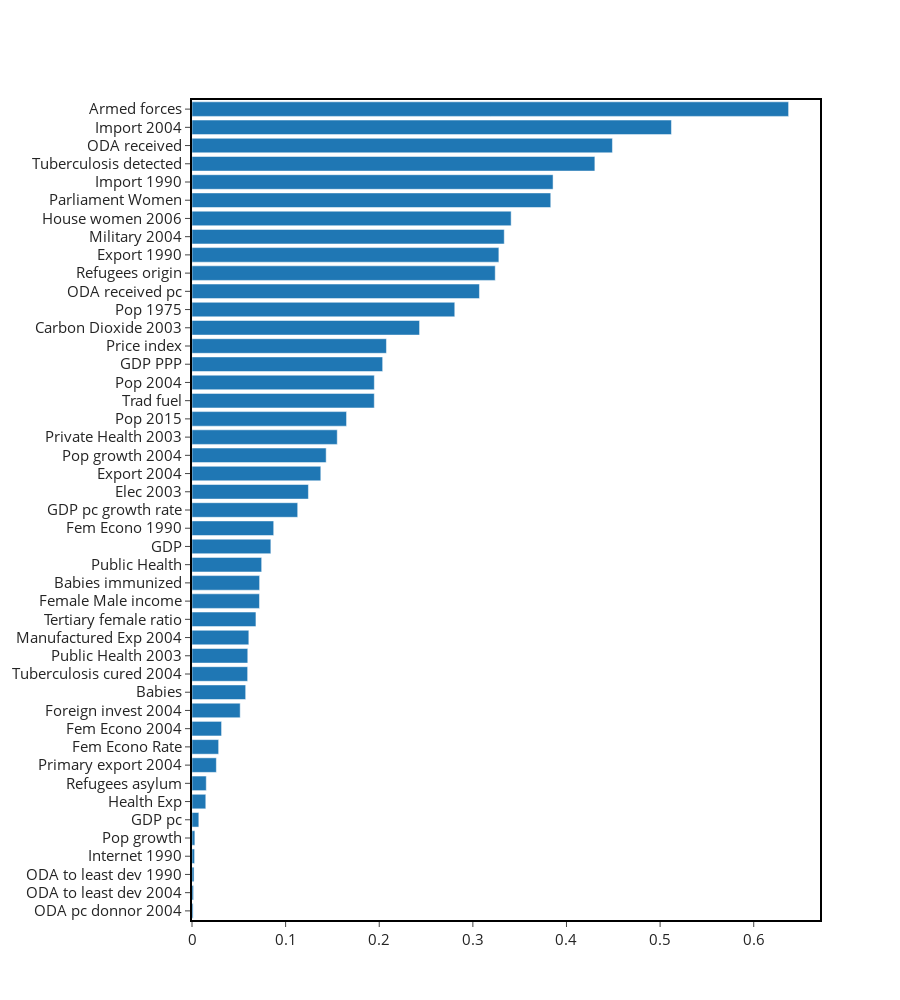

The notebook cell saved with this chart:
### Code cell
explainer.plot_combined_gradients(instance_id)

### Figure 1 — Plotly figure (JSON) as saved in the notebook; plotly's stock layout.template omitted (floating-point values rounded to 4 significant figures)
{"data": [{"name": "Combined Gradients", "orientation": "h", "showlegend": false, "type": "bar", "x": [0.003051, 0.1433, 0.2077, 0.2431, 0.3278, 0.1376, 0.1244, 0.08422, 0.2037, 0.007291, 0.1129, 0.02847, 0.08727, 0.03159, 0.01473, 0.05734, 0.002763, 0.3857, 0.5121, 0.0683, 0.07223, 0.0607, 0.05147, 0.3335, 0.05957, 0.1551, 0.02602, 0.07442, 0.01525, 0.3239, 0.6373, 0.3832, 0.07207, 0.3409, 0.2807, 0.1948, 0.1651, 0.4303, 0.05944, 0.1947, 0.001194, 0.002176, 0.001673, 0.4491, 0.307], "y": ["Pop growth", "Pop growth 2004", "Price index", "Carbon Dioxide 2003", "Export 1990", "Export 2004", "Elec 2003", "GDP", "GDP PPP", "GDP pc", "GDP pc growth rate", "Fem Econo Rate", "Fem Econo 1990", "Fem Econo 2004", "Health Exp", "Babies", "Internet 1990", "Import 1990", "Import 2004", "Tertiary female ratio", "Babies immunized", "Manufactured Exp 2004", "Foreign invest 2004", "Military 2004", "Public Health 2003", "Private Health 2003", "Primary export 2004", "Public Health", "Refugees asylum", "Refugees origin", "Armed forces", "Parliament Women", "Female Male income", "House women 2006", "Pop 1975", "Pop 2004", "Pop 2015", "Tuberculosis detected", "Tuberculosis cured 2004", "Trad fuel", "ODA pc donnor 2004", "ODA to least dev 1990", "ODA to least dev 2004", "ODA received", "ODA received pc"]}], "layout": {"font": {"size": 15}, "height": 1000, "width": 900, "xaxis": {"linecolor": "black", "linewidth": 2, "mirror": true, "showgrid": false, "showline": true, "ticks": "outside", "zerolinecolor": "grey", "zerolinewidth": 1}, "yaxis": {"categoryorder": "total ascending", "linecolor": "black", "linewidth": 2, "mirror": true, "showline": true}}}
